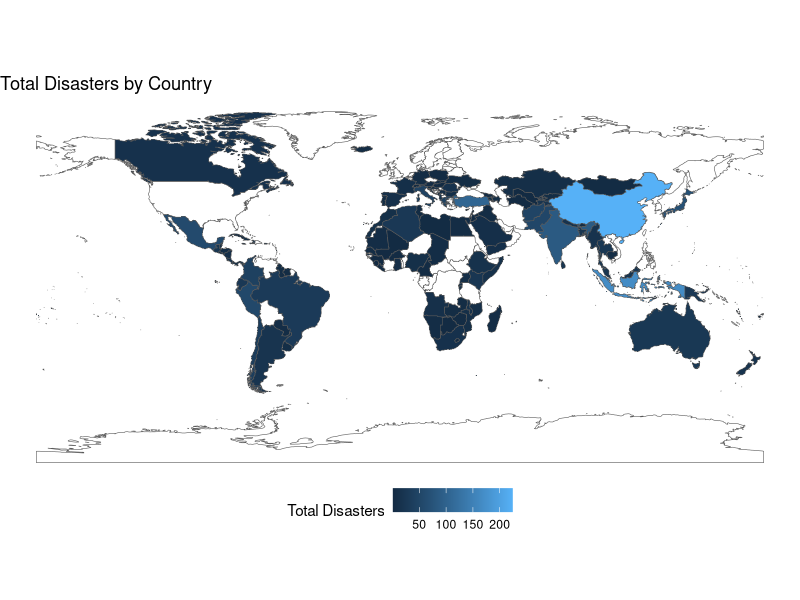
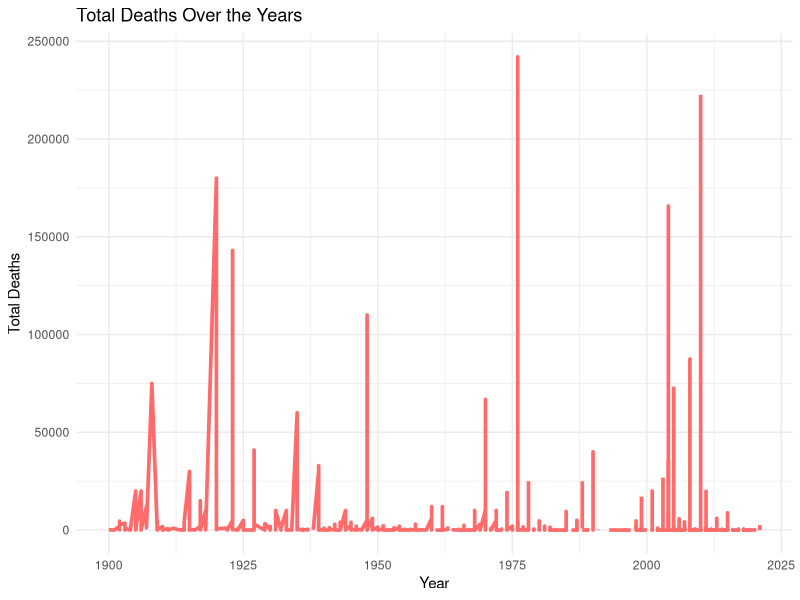
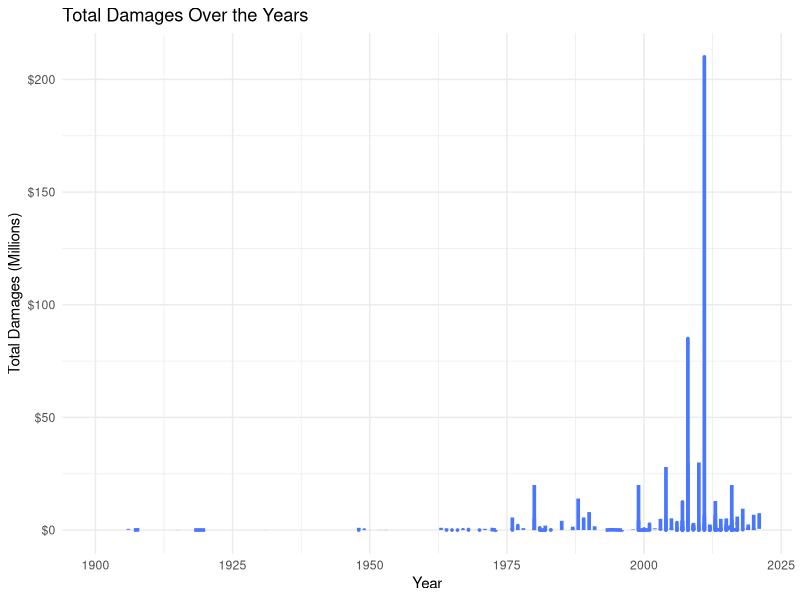
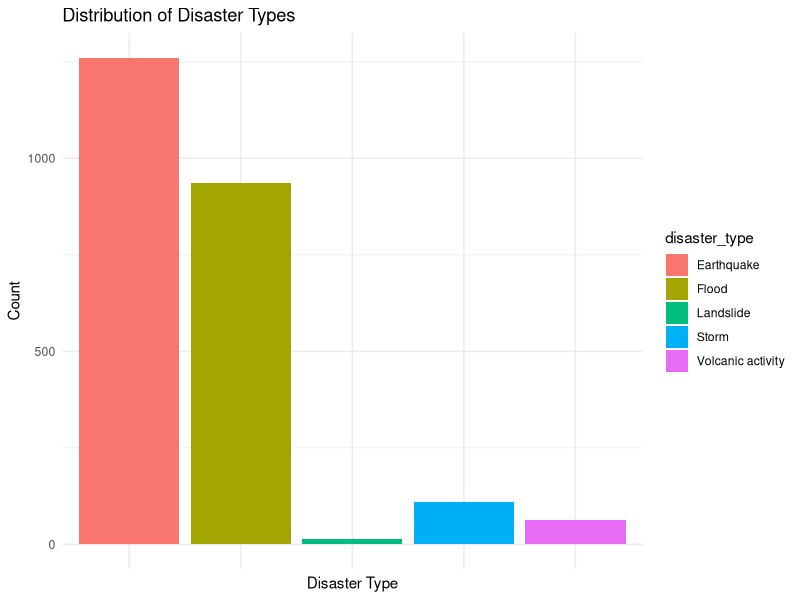
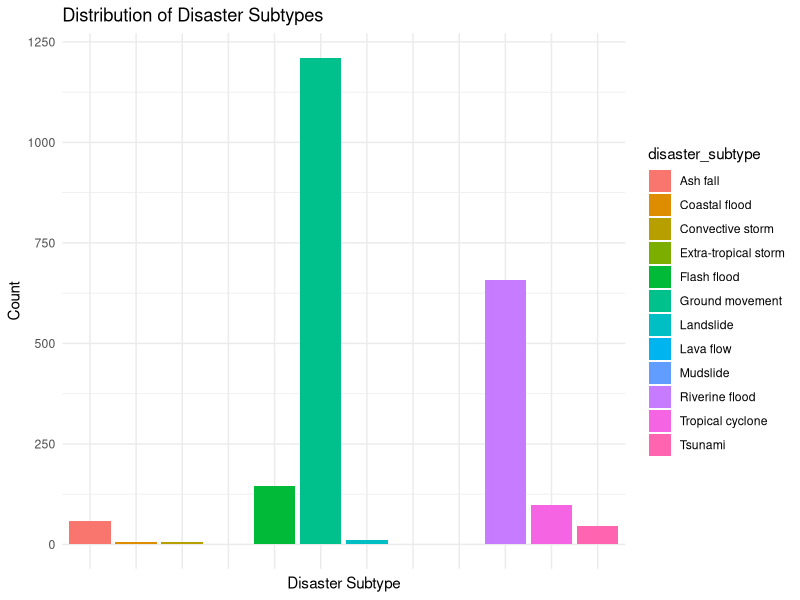
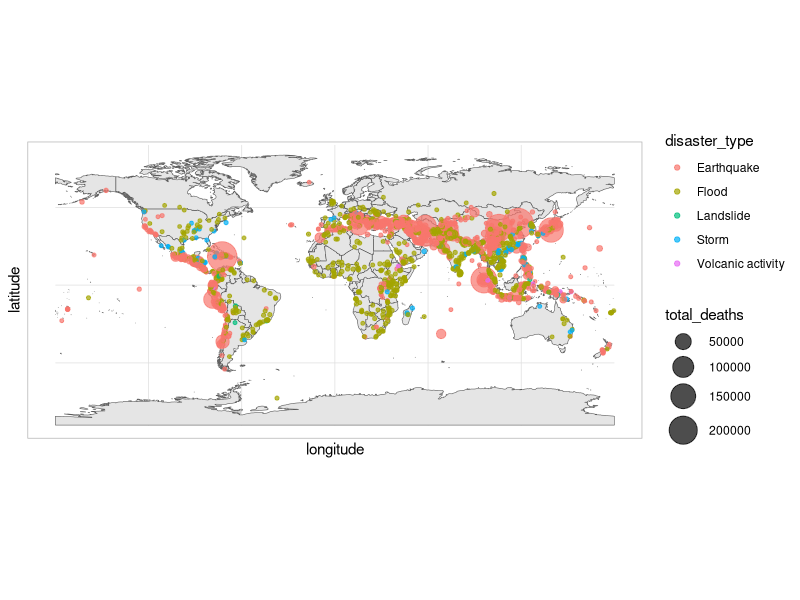

The R script that drew these images, in order:
## ---- chunk 1
library(tidyverse)
library(rnaturalearth)
library(sf)

dat <- read_csv("clean_data.csv")
world <- ne_countries(scale = "medium", type = "map_units", returnclass = "sf")
boundries <- st_bbox(world)
dat <- dat %>% 
  filter(latitude >= boundries[2] & latitude <= boundries[4] &
           longitude >= boundries[1] & longitude <= boundries[3])
## ---- chunk 2
names(dat)
glimpse(dat)
## ---- chunk 3
disasters_by_country <- dat %>%
  group_by(country) %>%
  summarize(total_disasters = n())

world_disasters <- left_join(world, disasters_by_country, by = c("name" = "country"))

plot_country_distribution <- ggplot() +
  geom_sf(data = world_disasters, aes(fill = total_disasters)) +
  scale_fill_continuous(name = "Total Disasters", na.value = "white") +
  theme_void() +
  theme(legend.position = "bottom") +
  labs(title = "Total Disasters by Country")

plot_total_deaths <- ggplot(dat, aes(x = year, y = total_deaths)) +
  geom_line(color = "indianred1", size = 1.25) +
  labs(title = "Total Deaths Over the Years",
       x = "Year",
       y = "Total Deaths") +
  theme_minimal()

plot_total_damages <- ggplot(dat, aes(x = year, y = total_damages)) +
  geom_line(color = "royalblue1" ,size = 1.25) +
  labs(title = "Total Damages Over the Years",
       x = "Year",
       y = "Total Damages (Millions)") +
  theme_minimal() +
  scale_y_continuous(labels = scales::dollar_format(scale = 1e-6))

plot_disaster_type <- ggplot(dat, aes(x = disaster_type, fill = disaster_type)) +
  geom_bar() +
  labs(title = "Distribution of Disaster Types",
       x = "Disaster Type",
       y = "Count") +
  theme_minimal() +
  theme(axis.text.x = element_blank())

filtered_dat <- dat %>% 
  filter(!is.na(disaster_subtype))

plot_disaster_subtype <- ggplot(filtered_dat, aes(x = disaster_subtype, fill = disaster_subtype)) +
  geom_bar() +
  labs(title = "Distribution of Disaster Subtypes",
       x = "Disaster Subtype",
       y = "Count") +
  theme_minimal() +
  theme(axis.text.x = element_blank())

## ---- chunk 4
plot_country_distribution
plot_total_deaths
plot_total_damages
plot_disaster_type
plot_disaster_subtype
## ---- chunk 5
p <- ggplot() +
  geom_sf(data = world) +
  theme_light() +
  geom_point(data = dat, aes(x = longitude,
                             y = latitude,
                             color = disaster_type,
                             size = total_deaths), alpha = 0.7) +
  scale_size_continuous(range = c(1, 10))
## ---- chunk 6
p
